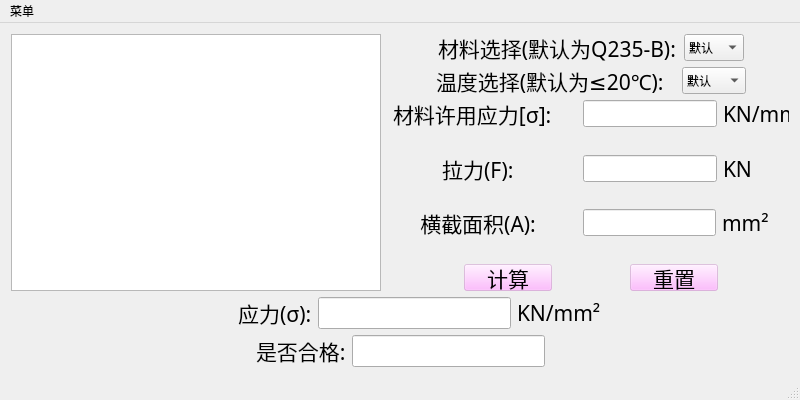
<?xml version="1.0" encoding="UTF-8"?>
<ui version="4.0">
 <class>QtWidgetsApplicationClass</class>
 <widget class="QMainWindow" name="QtWidgetsApplicationClass">
  <property name="geometry">
   <rect>
    <x>0</x>
    <y>0</y>
    <width>800</width>
    <height>400</height>
   </rect>
  </property>
  <property name="minimumSize">
   <size>
    <width>800</width>
    <height>400</height>
   </size>
  </property>
  <property name="windowTitle">
   <string>拉杆的应力计算及强度校核</string>
  </property>
  <widget class="QWidget" name="centralWidget">
   <layout class="QGridLayout" name="gridLayout">
    <item row="3" column="1" colspan="4">
     <layout class="QVBoxLayout" name="verticalLayout">
      <item>
       <layout class="QHBoxLayout" name="horizontalLayout_8">
        <item>
         <spacer name="horizontalSpacer_16">
          <property name="orientation">
           <enum>Qt::Horizontal</enum>
          </property>
          <property name="sizeHint" stdset="0">
           <size>
            <width>40</width>
            <height>20</height>
           </size>
          </property>
         </spacer>
        </item>
        <item alignment="Qt::AlignRight">
         <widget class="QLabel" name="label">
          <property name="font">
           <font>
            <family>楷体</family>
            <pointsize>16</pointsize>
           </font>
          </property>
          <property name="text">
           <string>       应力(σ):</string>
          </property>
          <property name="buddy">
           <cstring>lineEdit_7</cstring>
          </property>
         </widget>
        </item>
        <item alignment="Qt::AlignHCenter">
         <widget class="QLineEdit" name="lineEdit_7">
          <property name="minimumSize">
           <size>
            <width>119</width>
            <height>27</height>
           </size>
          </property>
          <property name="font">
           <font>
            <family>楷体</family>
            <pointsize>16</pointsize>
           </font>
          </property>
          <property name="text">
           <string/>
          </property>
         </widget>
        </item>
        <item alignment="Qt::AlignLeft">
         <widget class="QLabel" name="label_7">
          <property name="font">
           <font>
            <family>楷体</family>
            <pointsize>16</pointsize>
           </font>
          </property>
          <property name="text">
           <string>KN/mm²</string>
          </property>
          <property name="buddy">
           <cstring>pushButton_2</cstring>
          </property>
         </widget>
        </item>
        <item>
         <spacer name="horizontalSpacer_17">
          <property name="orientation">
           <enum>Qt::Horizontal</enum>
          </property>
          <property name="sizeHint" stdset="0">
           <size>
            <width>40</width>
            <height>20</height>
           </size>
          </property>
         </spacer>
        </item>
       </layout>
      </item>
      <item>
       <spacer name="verticalSpacer_10">
        <property name="orientation">
         <enum>Qt::Vertical</enum>
        </property>
        <property name="sizeHint" stdset="0">
         <size>
          <width>20</width>
          <height>40</height>
         </size>
        </property>
       </spacer>
      </item>
      <item>
       <layout class="QHBoxLayout" name="horizontalLayout_5">
        <item>
         <spacer name="horizontalSpacer_14">
          <property name="orientation">
           <enum>Qt::Horizontal</enum>
          </property>
          <property name="sizeHint" stdset="0">
           <size>
            <width>40</width>
            <height>20</height>
           </size>
          </property>
         </spacer>
        </item>
        <item alignment="Qt::AlignRight">
         <widget class="QLabel" name="label_10">
          <property name="font">
           <font>
            <family>楷体</family>
            <pointsize>16</pointsize>
           </font>
          </property>
          <property name="text">
           <string>是否合格:</string>
          </property>
         </widget>
        </item>
        <item alignment="Qt::AlignHCenter">
         <widget class="QLineEdit" name="lineEdit_2">
          <property name="minimumSize">
           <size>
            <width>119</width>
            <height>27</height>
           </size>
          </property>
          <property name="font">
           <font>
            <family>楷体</family>
            <pointsize>16</pointsize>
           </font>
          </property>
          <property name="text">
           <string/>
          </property>
         </widget>
        </item>
        <item>
         <spacer name="horizontalSpacer_15">
          <property name="orientation">
           <enum>Qt::Horizontal</enum>
          </property>
          <property name="sizeHint" stdset="0">
           <size>
            <width>40</width>
            <height>20</height>
           </size>
          </property>
         </spacer>
        </item>
       </layout>
      </item>
     </layout>
    </item>
    <item row="0" column="4">
     <spacer name="verticalSpacer_3">
      <property name="orientation">
       <enum>Qt::Vertical</enum>
      </property>
      <property name="sizeHint" stdset="0">
       <size>
        <width>20</width>
        <height>40</height>
       </size>
      </property>
     </spacer>
    </item>
    <item row="4" column="1">
     <spacer name="verticalSpacer">
      <property name="orientation">
       <enum>Qt::Vertical</enum>
      </property>
      <property name="sizeHint" stdset="0">
       <size>
        <width>20</width>
        <height>40</height>
       </size>
      </property>
     </spacer>
    </item>
    <item row="1" column="3">
     <spacer name="horizontalSpacer_19">
      <property name="orientation">
       <enum>Qt::Horizontal</enum>
      </property>
      <property name="sizeHint" stdset="0">
       <size>
        <width>40</width>
        <height>20</height>
       </size>
      </property>
     </spacer>
    </item>
    <item row="2" column="1">
     <spacer name="verticalSpacer_2">
      <property name="orientation">
       <enum>Qt::Vertical</enum>
      </property>
      <property name="sizeHint" stdset="0">
       <size>
        <width>20</width>
        <height>40</height>
       </size>
      </property>
     </spacer>
    </item>
    <item row="1" column="1" colspan="2">
     <widget class="QGraphicsView" name="graphicsView">
      <property name="sizePolicy">
       <sizepolicy hsizetype="Preferred" vsizetype="Preferred">
        <horstretch>0</horstretch>
        <verstretch>0</verstretch>
       </sizepolicy>
      </property>
      <property name="minimumSize">
       <size>
        <width>370</width>
        <height>222</height>
       </size>
      </property>
      <property name="styleSheet">
       <string notr="true">border-image: url(:/QtWidgetsApplication/图.png);</string>
      </property>
     </widget>
    </item>
    <item row="1" column="0">
     <spacer name="horizontalSpacer_18">
      <property name="orientation">
       <enum>Qt::Horizontal</enum>
      </property>
      <property name="sizeHint" stdset="0">
       <size>
        <width>40</width>
        <height>20</height>
       </size>
      </property>
     </spacer>
    </item>
    <item row="1" column="4">
     <layout class="QVBoxLayout" name="verticalLayout_4">
      <item>
       <layout class="QVBoxLayout" name="verticalLayout_3">
        <item>
         <layout class="QHBoxLayout" name="horizontalLayout_3">
          <item>
           <spacer name="horizontalSpacer_8">
            <property name="orientation">
             <enum>Qt::Horizontal</enum>
            </property>
            <property name="sizeHint" stdset="0">
             <size>
              <width>40</width>
              <height>20</height>
             </size>
            </property>
           </spacer>
          </item>
          <item alignment="Qt::AlignLeft">
           <widget class="QLabel" name="label_6">
            <property name="minimumSize">
             <size>
              <width>240</width>
              <height>27</height>
             </size>
            </property>
            <property name="font">
             <font>
              <family>楷体</family>
              <pointsize>16</pointsize>
             </font>
            </property>
            <property name="text">
             <string>材料选择(默认为Q235-B):</string>
            </property>
           </widget>
          </item>
          <item alignment="Qt::AlignLeft">
           <widget class="QComboBox" name="comboBox_2">
            <property name="minimumSize">
             <size>
              <width>60</width>
              <height>27</height>
             </size>
            </property>
            <item>
             <property name="text">
              <string>默认</string>
             </property>
            </item>
            <item>
             <property name="text">
              <string>1</string>
             </property>
            </item>
            <item>
             <property name="text">
              <string>2</string>
             </property>
            </item>
           </widget>
          </item>
          <item>
           <spacer name="horizontalSpacer_9">
            <property name="orientation">
             <enum>Qt::Horizontal</enum>
            </property>
            <property name="sizeHint" stdset="0">
             <size>
              <width>40</width>
              <height>20</height>
             </size>
            </property>
           </spacer>
          </item>
         </layout>
        </item>
        <item>
         <spacer name="verticalSpacer_5">
          <property name="orientation">
           <enum>Qt::Vertical</enum>
          </property>
          <property name="sizeHint" stdset="0">
           <size>
            <width>20</width>
            <height>40</height>
           </size>
          </property>
         </spacer>
        </item>
        <item>
         <layout class="QHBoxLayout" name="horizontalLayout">
          <item>
           <spacer name="horizontalSpacer_6">
            <property name="orientation">
             <enum>Qt::Horizontal</enum>
            </property>
            <property name="sizeHint" stdset="0">
             <size>
              <width>40</width>
              <height>20</height>
             </size>
            </property>
           </spacer>
          </item>
          <item alignment="Qt::AlignLeft">
           <widget class="QLabel" name="label_5">
            <property name="minimumSize">
             <size>
              <width>240</width>
              <height>27</height>
             </size>
            </property>
            <property name="font">
             <font>
              <family>楷体</family>
              <pointsize>16</pointsize>
             </font>
            </property>
            <property name="text">
             <string>温度选择(默认为≤20℃):</string>
            </property>
           </widget>
          </item>
          <item alignment="Qt::AlignLeft">
           <widget class="QComboBox" name="comboBox">
            <property name="minimumSize">
             <size>
              <width>60</width>
              <height>27</height>
             </size>
            </property>
            <item>
             <property name="text">
              <string>默认</string>
             </property>
            </item>
            <item>
             <property name="text">
              <string>30℃</string>
             </property>
            </item>
            <item>
             <property name="text">
              <string>100℃</string>
             </property>
            </item>
           </widget>
          </item>
          <item>
           <spacer name="horizontalSpacer_7">
            <property name="orientation">
             <enum>Qt::Horizontal</enum>
            </property>
            <property name="sizeHint" stdset="0">
             <size>
              <width>40</width>
              <height>20</height>
             </size>
            </property>
           </spacer>
          </item>
         </layout>
        </item>
        <item>
         <spacer name="verticalSpacer_4">
          <property name="orientation">
           <enum>Qt::Vertical</enum>
          </property>
          <property name="sizeHint" stdset="0">
           <size>
            <width>20</width>
            <height>40</height>
           </size>
          </property>
         </spacer>
        </item>
       </layout>
      </item>
      <item>
       <layout class="QVBoxLayout" name="verticalLayout_2">
        <item>
         <layout class="QHBoxLayout" name="horizontalLayout_4">
          <item>
           <spacer name="horizontalSpacer_5">
            <property name="orientation">
             <enum>Qt::Horizontal</enum>
            </property>
            <property name="sizeHint" stdset="0">
             <size>
              <width>40</width>
              <height>20</height>
             </size>
            </property>
           </spacer>
          </item>
          <item alignment="Qt::AlignHCenter">
           <widget class="QLabel" name="label_4">
            <property name="minimumSize">
             <size>
              <width>184</width>
              <height>27</height>
             </size>
            </property>
            <property name="font">
             <font>
              <family>楷体</family>
              <pointsize>16</pointsize>
             </font>
            </property>
            <property name="text">
             <string>材料许用应力[σ]:</string>
            </property>
           </widget>
          </item>
          <item>
           <widget class="QLineEdit" name="lineEdit">
            <property name="minimumSize">
             <size>
              <width>119</width>
              <height>27</height>
             </size>
            </property>
            <property name="font">
             <font>
              <family>楷体</family>
              <pointsize>16</pointsize>
             </font>
            </property>
           </widget>
          </item>
          <item>
           <widget class="QLabel" name="label_11">
            <property name="minimumSize">
             <size>
              <width>66</width>
              <height>27</height>
             </size>
            </property>
            <property name="font">
             <font>
              <family>楷体</family>
              <pointsize>16</pointsize>
             </font>
            </property>
            <property name="text">
             <string>KN/mm²</string>
            </property>
            <property name="buddy">
             <cstring>pushButton_2</cstring>
            </property>
           </widget>
          </item>
          <item>
           <spacer name="horizontalSpacer_4">
            <property name="orientation">
             <enum>Qt::Horizontal</enum>
            </property>
            <property name="sizeHint" stdset="0">
             <size>
              <width>40</width>
              <height>20</height>
             </size>
            </property>
           </spacer>
          </item>
         </layout>
        </item>
        <item>
         <spacer name="verticalSpacer_6">
          <property name="orientation">
           <enum>Qt::Vertical</enum>
          </property>
          <property name="sizeHint" stdset="0">
           <size>
            <width>20</width>
            <height>40</height>
           </size>
          </property>
         </spacer>
        </item>
        <item>
         <layout class="QHBoxLayout" name="horizontalLayout_9">
          <item>
           <spacer name="horizontalSpacer_10">
            <property name="orientation">
             <enum>Qt::Horizontal</enum>
            </property>
            <property name="sizeHint" stdset="0">
             <size>
              <width>40</width>
              <height>20</height>
             </size>
            </property>
           </spacer>
          </item>
          <item alignment="Qt::AlignHCenter">
           <widget class="QLabel" name="label_8">
            <property name="minimumSize">
             <size>
              <width>184</width>
              <height>27</height>
             </size>
            </property>
            <property name="font">
             <font>
              <family>楷体</family>
              <pointsize>16</pointsize>
             </font>
            </property>
            <property name="text">
             <string>         拉力(F):</string>
            </property>
            <property name="buddy">
             <cstring>lineEdit_9</cstring>
            </property>
           </widget>
          </item>
          <item>
           <widget class="QLineEdit" name="lineEdit_9">
            <property name="minimumSize">
             <size>
              <width>119</width>
              <height>27</height>
             </size>
            </property>
            <property name="font">
             <font>
              <family>楷体</family>
              <pointsize>16</pointsize>
             </font>
            </property>
            <property name="toolTip">
             <string>&lt;html&gt;&lt;head/&gt;&lt;body&gt;&lt;p&gt;请输入&lt;/p&gt;&lt;/body&gt;&lt;/html&gt;</string>
            </property>
            <property name="text">
             <string/>
            </property>
           </widget>
          </item>
          <item>
           <widget class="QLabel" name="label_3">
            <property name="minimumSize">
             <size>
              <width>66</width>
              <height>27</height>
             </size>
            </property>
            <property name="font">
             <font>
              <family>楷体</family>
              <pointsize>16</pointsize>
             </font>
            </property>
            <property name="text">
             <string>KN</string>
            </property>
            <property name="buddy">
             <cstring>pushButton_2</cstring>
            </property>
           </widget>
          </item>
          <item>
           <spacer name="horizontalSpacer_11">
            <property name="orientation">
             <enum>Qt::Horizontal</enum>
            </property>
            <property name="sizeHint" stdset="0">
             <size>
              <width>40</width>
              <height>20</height>
             </size>
            </property>
           </spacer>
          </item>
         </layout>
        </item>
        <item>
         <spacer name="verticalSpacer_8">
          <property name="orientation">
           <enum>Qt::Vertical</enum>
          </property>
          <property name="sizeHint" stdset="0">
           <size>
            <width>20</width>
            <height>40</height>
           </size>
          </property>
         </spacer>
        </item>
        <item>
         <layout class="QHBoxLayout" name="horizontalLayout_10">
          <property name="rightMargin">
           <number>1</number>
          </property>
          <item>
           <spacer name="horizontalSpacer_12">
            <property name="orientation">
             <enum>Qt::Horizontal</enum>
            </property>
            <property name="sizeHint" stdset="0">
             <size>
              <width>40</width>
              <height>20</height>
             </size>
            </property>
           </spacer>
          </item>
          <item alignment="Qt::AlignHCenter">
           <widget class="QLabel" name="label_9">
            <property name="minimumSize">
             <size>
              <width>184</width>
              <height>27</height>
             </size>
            </property>
            <property name="font">
             <font>
              <family>楷体</family>
              <pointsize>16</pointsize>
             </font>
            </property>
            <property name="text">
             <string>     横截面积(A):</string>
            </property>
            <property name="buddy">
             <cstring>lineEdit_8</cstring>
            </property>
           </widget>
          </item>
          <item>
           <widget class="QLineEdit" name="lineEdit_8">
            <property name="minimumSize">
             <size>
              <width>119</width>
              <height>27</height>
             </size>
            </property>
            <property name="font">
             <font>
              <family>楷体</family>
              <pointsize>16</pointsize>
             </font>
            </property>
            <property name="text">
             <string/>
            </property>
           </widget>
          </item>
          <item>
           <widget class="QLabel" name="label_2">
            <property name="minimumSize">
             <size>
              <width>66</width>
              <height>27</height>
             </size>
            </property>
            <property name="font">
             <font>
              <family>楷体</family>
              <pointsize>16</pointsize>
             </font>
            </property>
            <property name="text">
             <string>mm²</string>
            </property>
            <property name="buddy">
             <cstring>pushButton_2</cstring>
            </property>
           </widget>
          </item>
          <item>
           <spacer name="horizontalSpacer_13">
            <property name="orientation">
             <enum>Qt::Horizontal</enum>
            </property>
            <property name="sizeHint" stdset="0">
             <size>
              <width>40</width>
              <height>20</height>
             </size>
            </property>
           </spacer>
          </item>
         </layout>
        </item>
        <item>
         <spacer name="verticalSpacer_9">
          <property name="orientation">
           <enum>Qt::Vertical</enum>
          </property>
          <property name="sizeHint" stdset="0">
           <size>
            <width>20</width>
            <height>40</height>
           </size>
          </property>
         </spacer>
        </item>
        <item>
         <layout class="QHBoxLayout" name="horizontalLayout_2">
          <item>
           <spacer name="horizontalSpacer_2">
            <property name="orientation">
             <enum>Qt::Horizontal</enum>
            </property>
            <property name="sizeHint" stdset="0">
             <size>
              <width>40</width>
              <height>20</height>
             </size>
            </property>
           </spacer>
          </item>
          <item alignment="Qt::AlignHCenter">
           <widget class="QPushButton" name="pushButton_2">
            <property name="minimumSize">
             <size>
              <width>88</width>
              <height>27</height>
             </size>
            </property>
            <property name="font">
             <font>
              <family>楷体</family>
              <pointsize>16</pointsize>
             </font>
            </property>
            <property name="styleSheet">
             <string notr="true">background-color: rgba(255, 170, 255, 100);
</string>
            </property>
            <property name="text">
             <string>计算</string>
            </property>
           </widget>
          </item>
          <item>
           <spacer name="horizontalSpacer">
            <property name="orientation">
             <enum>Qt::Horizontal</enum>
            </property>
            <property name="sizeHint" stdset="0">
             <size>
              <width>40</width>
              <height>20</height>
             </size>
            </property>
           </spacer>
          </item>
          <item>
           <widget class="QPushButton" name="pushButton">
            <property name="minimumSize">
             <size>
              <width>88</width>
              <height>27</height>
             </size>
            </property>
            <property name="font">
             <font>
              <family>楷体</family>
              <pointsize>16</pointsize>
             </font>
            </property>
            <property name="styleSheet">
             <string notr="true">background-color: rgba(255, 170, 255, 100);</string>
            </property>
            <property name="text">
             <string>重置</string>
            </property>
           </widget>
          </item>
          <item>
           <spacer name="horizontalSpacer_3">
            <property name="orientation">
             <enum>Qt::Horizontal</enum>
            </property>
            <property name="sizeHint" stdset="0">
             <size>
              <width>40</width>
              <height>20</height>
             </size>
            </property>
           </spacer>
          </item>
         </layout>
        </item>
       </layout>
      </item>
     </layout>
    </item>
    <item row="1" column="5">
     <spacer name="horizontalSpacer_20">
      <property name="orientation">
       <enum>Qt::Horizontal</enum>
      </property>
      <property name="sizeHint" stdset="0">
       <size>
        <width>40</width>
        <height>20</height>
       </size>
      </property>
     </spacer>
    </item>
   </layout>
  </widget>
  <widget class="QMenuBar" name="menuBar">
   <property name="geometry">
    <rect>
     <x>0</x>
     <y>0</y>
     <width>800</width>
     <height>26</height>
    </rect>
   </property>
   <widget class="QMenu" name="menu">
    <property name="font">
     <font>
      <pointsize>12</pointsize>
     </font>
    </property>
    <property name="title">
     <string>菜单</string>
    </property>
    <addaction name="action1_2"/>
    <addaction name="separator"/>
    <addaction name="actiongy"/>
   </widget>
   <addaction name="menu"/>
  </widget>
  <widget class="QStatusBar" name="statusBar"/>
  <action name="action">
   <property name="text">
    <string>清除</string>
   </property>
  </action>
  <action name="action_2">
   <property name="text">
    <string>退出</string>
   </property>
  </action>
  <action name="action1">
   <property name="text">
    <string>帮助</string>
   </property>
  </action>
  <action name="actiongyu">
   <property name="text">
    <string>关于</string>
   </property>
  </action>
  <action name="action1_2">
   <property name="text">
    <string>使用帮助</string>
   </property>
  </action>
  <action name="actiongy">
   <property name="text">
    <string>关于</string>
   </property>
  </action>
 </widget>
 <layoutdefault spacing="6" margin="11"/>
 <resources>
  <include location="QtWidgetsApplication.qrc"/>
 </resources>
 <connections/>
</ui>
